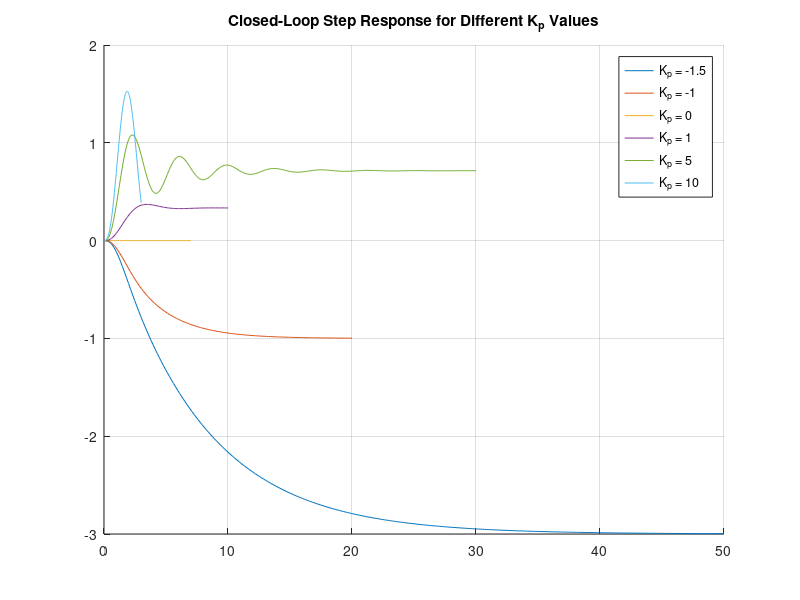

The MATLAB source for this figure:
% تعریف تابع تبدیل سیستم حلقه باز
numerator = 1;
denominator = [1 3 4 2];
G = tf(numerator, denominator);

% مقادیر مختلف بهره کنترلکننده تناسبی
Kp_values = [-1.5, -1, 0, 1, 5, 10];

% شبیهسازی برای هر مقدار Kp و نمایش پاسخ پله
figure;
hold on;
for Kp = Kp_values
    % تعریف کنترلکننده تناسبی
    P_controller = Kp;
    
    % ایجاد سیستم حلقه بسته با فیدبک واحد
    closed_loop_system = feedback(P_controller * G, 1);
    
    % شبیهسازی پاسخ سیستم به ورودی پله واحد
    [y, t] = step(closed_loop_system);
    plot(t, y, 'DisplayName', ['K_p = ', num2str(Kp)]);
    
    % بررسی پایداری
    poles = pole(closed_loop_system);
    if any(real(poles) > 0)
        disp(['System is unstable for K_p = ', num2str(Kp)]);
    else
        disp(['System is stable for K_p = ', num2str(Kp)]);
    end
end
hold off;
legend;
title('Closed-Loop Step Response for Different K_p Values');
grid on;

